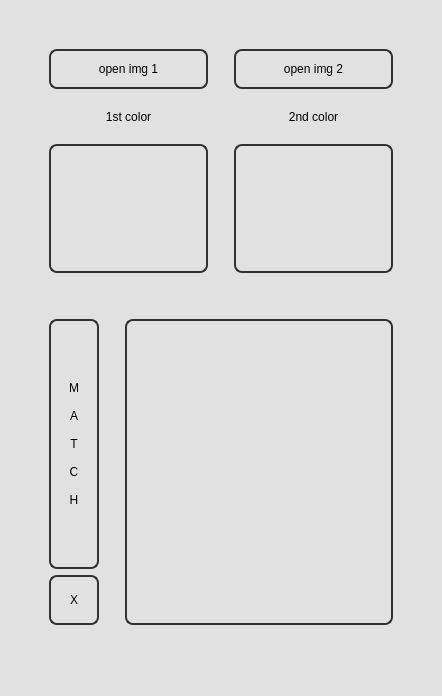
<?xml version="1.0" encoding="UTF-8"?>
<ui version="4.0">
 <class>MainWindow</class>
 <widget class="QMainWindow" name="MainWindow">
  <property name="geometry">
   <rect>
    <x>0</x>
    <y>0</y>
    <width>442</width>
    <height>696</height>
   </rect>
  </property>
  <property name="windowTitle">
   <string>Color Block</string>
  </property>
  <property name="layoutDirection">
   <enum>Qt::LeftToRight</enum>
  </property>
  <property name="styleSheet">
   <string notr="true">* {
	font: 10pt &quot;Courier New&quot;;
	background-color: #e1e1e1;
}
.QPushButton {
	border: 2px solid rgb(49, 49, 49);
	border-radius: 8px;
	padding-right: 10px;
	padding-left: 10px;
}
.QLabel {
	background: None;
	padding-left: 0px;
}
#lblMatch {
	border: 2px solid rgb(49, 49, 49);
	border-radius: 8px;
}
#wdgColor1, #wdgColor2 {
	background-color: #e1e1e1;
	border: 2px solid rgb(49, 49, 49);
	border-radius: 8px;
}



/*
* {
	font: 12pt &quot;Candara&quot;;
	color: rgb(225, 225, 225);
	background-color: rgb(49, 49, 49);
}

.QPushButton {
	border: 2px solid #e1e1e1;
	padding-right: 10px;
	padding-left: 10px;
}

#wdgColor1, #wdgColor2 {
	background-color: #e1e1e1;
}

.QLabel {
	background: None;
	padding-left: 7px;
}
*/</string>
  </property>
  <widget class="QWidget" name="centralwidget">
   <layout class="QGridLayout" name="gridLayout">
    <item row="0" column="0">
     <layout class="QVBoxLayout" name="verticalLayout_5" stretch="0,1,0">
      <item>
       <spacer name="verticalSpacer">
        <property name="orientation">
         <enum>Qt::Vertical</enum>
        </property>
        <property name="sizeHint" stdset="0">
         <size>
          <width>20</width>
          <height>40</height>
         </size>
        </property>
       </spacer>
      </item>
      <item>
       <layout class="QHBoxLayout" name="horizontalLayout_3" stretch="0,1,0">
        <item>
         <spacer name="horizontalSpacer">
          <property name="orientation">
           <enum>Qt::Horizontal</enum>
          </property>
          <property name="sizeHint" stdset="0">
           <size>
            <width>40</width>
            <height>20</height>
           </size>
          </property>
         </spacer>
        </item>
        <item>
         <layout class="QVBoxLayout" name="verticalLayout_4" stretch="1,0,1">
          <item>
           <layout class="QHBoxLayout" name="horizontalLayout_2" stretch="1,0,1">
            <item>
             <layout class="QVBoxLayout" name="verticalLayout_2" stretch="2,1,3">
              <item>
               <widget class="QPushButton" name="btnOpen1">
                <property name="minimumSize">
                 <size>
                  <width>0</width>
                  <height>40</height>
                 </size>
                </property>
                <property name="text">
                 <string>open img 1</string>
                </property>
               </widget>
              </item>
              <item>
               <widget class="QLabel" name="label1">
                <property name="text">
                 <string>1st color</string>
                </property>
                <property name="alignment">
                 <set>Qt::AlignCenter</set>
                </property>
               </widget>
              </item>
              <item>
               <widget class="PlotWidget" name="wdgColor1" native="true">
                <property name="minimumSize">
                 <size>
                  <width>100</width>
                  <height>50</height>
                 </size>
                </property>
                <property name="maximumSize">
                 <size>
                  <width>800</width>
                  <height>16777215</height>
                 </size>
                </property>
                <property name="styleSheet">
                 <string notr="true"/>
                </property>
               </widget>
              </item>
             </layout>
            </item>
            <item>
             <spacer name="horizontalSpacer_3">
              <property name="orientation">
               <enum>Qt::Horizontal</enum>
              </property>
              <property name="sizeType">
               <enum>QSizePolicy::Ignored</enum>
              </property>
              <property name="sizeHint" stdset="0">
               <size>
                <width>20</width>
                <height>20</height>
               </size>
              </property>
             </spacer>
            </item>
            <item>
             <layout class="QVBoxLayout" name="verticalLayout_3" stretch="2,1,3">
              <item>
               <widget class="QPushButton" name="btnOpen2">
                <property name="minimumSize">
                 <size>
                  <width>0</width>
                  <height>40</height>
                 </size>
                </property>
                <property name="text">
                 <string>open img 2</string>
                </property>
               </widget>
              </item>
              <item>
               <widget class="QLabel" name="label2">
                <property name="text">
                 <string>2nd color</string>
                </property>
                <property name="alignment">
                 <set>Qt::AlignCenter</set>
                </property>
               </widget>
              </item>
              <item>
               <widget class="PlotWidget" name="wdgColor2" native="true">
                <property name="minimumSize">
                 <size>
                  <width>100</width>
                  <height>50</height>
                 </size>
                </property>
                <property name="maximumSize">
                 <size>
                  <width>800</width>
                  <height>16777215</height>
                 </size>
                </property>
                <property name="styleSheet">
                 <string notr="true"/>
                </property>
               </widget>
              </item>
             </layout>
            </item>
           </layout>
          </item>
          <item>
           <spacer name="verticalSpacer_3">
            <property name="orientation">
             <enum>Qt::Vertical</enum>
            </property>
            <property name="sizeType">
             <enum>QSizePolicy::Ignored</enum>
            </property>
            <property name="sizeHint" stdset="0">
             <size>
              <width>20</width>
              <height>40</height>
             </size>
            </property>
           </spacer>
          </item>
          <item>
           <layout class="QHBoxLayout" name="horizontalLayout" stretch="0,0,1">
            <item>
             <layout class="QVBoxLayout" name="verticalLayout">
              <item>
               <widget class="QPushButton" name="btnMatch">
                <property name="minimumSize">
                 <size>
                  <width>50</width>
                  <height>250</height>
                 </size>
                </property>
                <property name="layoutDirection">
                 <enum>Qt::LeftToRight</enum>
                </property>
                <property name="text">
                 <string>M

A

T

C

H</string>
                </property>
               </widget>
              </item>
              <item>
               <widget class="QPushButton" name="btnClear">
                <property name="minimumSize">
                 <size>
                  <width>50</width>
                  <height>50</height>
                 </size>
                </property>
                <property name="text">
                 <string>X</string>
                </property>
               </widget>
              </item>
             </layout>
            </item>
            <item>
             <spacer name="horizontalSpacer_4">
              <property name="orientation">
               <enum>Qt::Horizontal</enum>
              </property>
              <property name="sizeType">
               <enum>QSizePolicy::Ignored</enum>
              </property>
              <property name="sizeHint" stdset="0">
               <size>
                <width>20</width>
                <height>20</height>
               </size>
              </property>
             </spacer>
            </item>
            <item>
             <widget class="QLabel" name="lblMatch">
              <property name="text">
               <string/>
              </property>
             </widget>
            </item>
           </layout>
          </item>
         </layout>
        </item>
        <item>
         <spacer name="horizontalSpacer_2">
          <property name="orientation">
           <enum>Qt::Horizontal</enum>
          </property>
          <property name="sizeHint" stdset="0">
           <size>
            <width>40</width>
            <height>20</height>
           </size>
          </property>
         </spacer>
        </item>
       </layout>
      </item>
      <item>
       <spacer name="verticalSpacer_2">
        <property name="orientation">
         <enum>Qt::Vertical</enum>
        </property>
        <property name="sizeHint" stdset="0">
         <size>
          <width>20</width>
          <height>40</height>
         </size>
        </property>
       </spacer>
      </item>
     </layout>
    </item>
   </layout>
  </widget>
  <widget class="QMenuBar" name="menubar">
   <property name="geometry">
    <rect>
     <x>0</x>
     <y>0</y>
     <width>442</width>
     <height>26</height>
    </rect>
   </property>
  </widget>
  <widget class="QStatusBar" name="statusbar"/>
 </widget>
 <customwidgets>
  <customwidget>
   <class>PlotWidget</class>
   <extends>QWidget</extends>
   <header location="global">pyqtgraph</header>
   <container>1</container>
  </customwidget>
 </customwidgets>
 <resources/>
 <connections/>
</ui>
